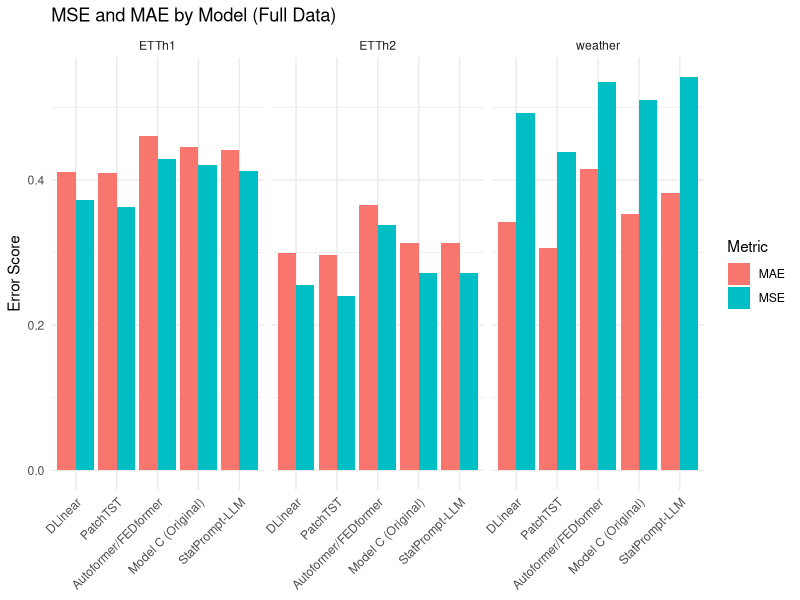
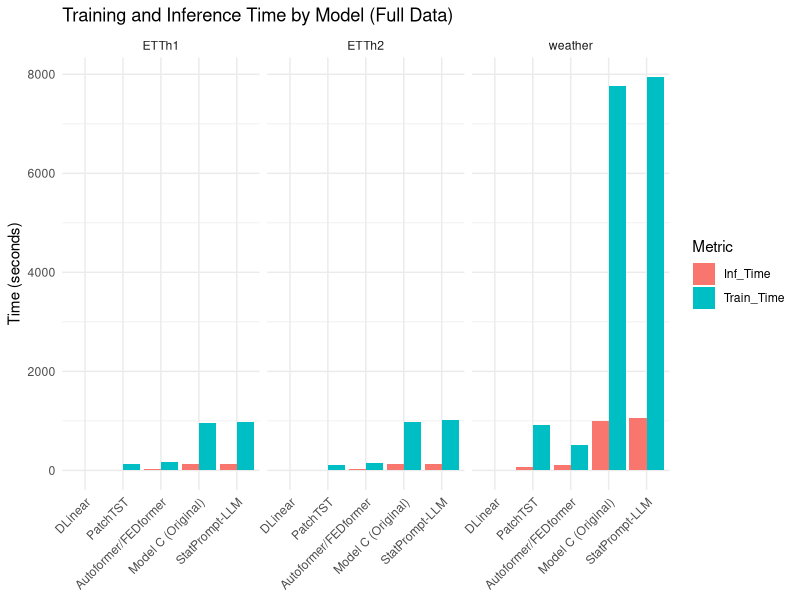
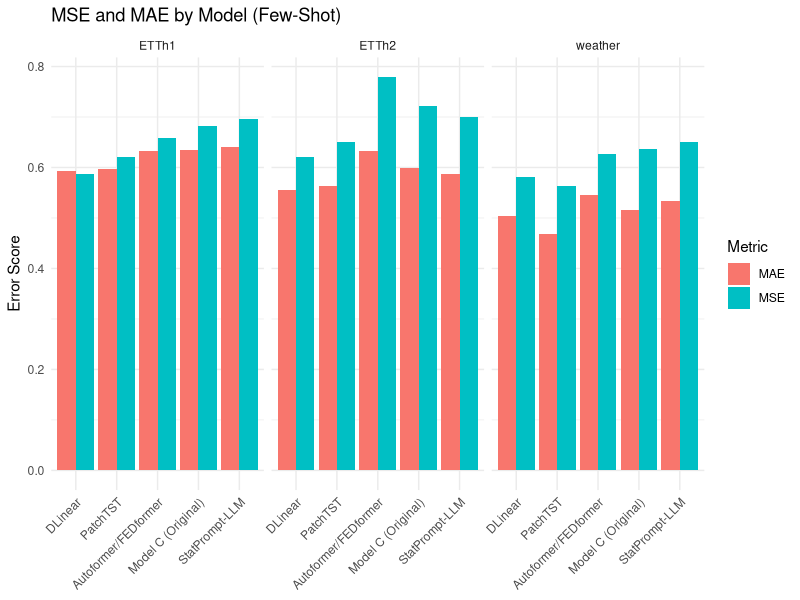
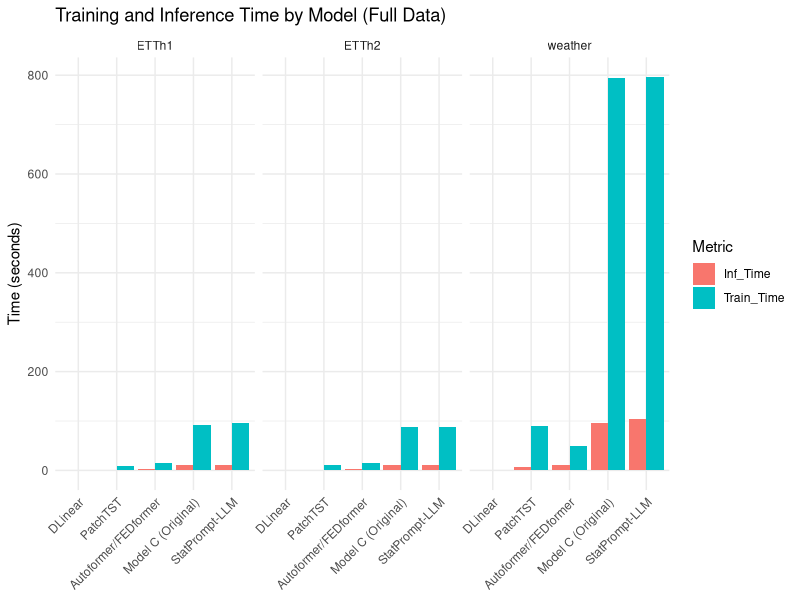
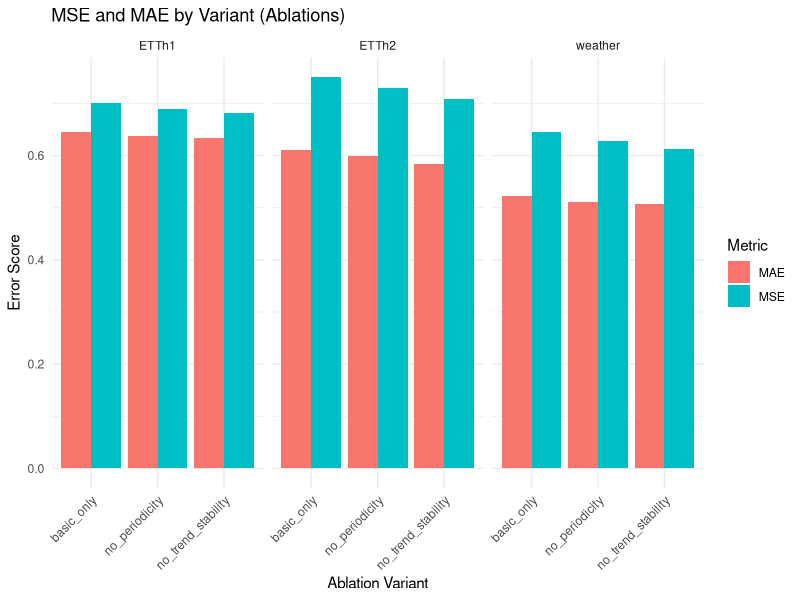
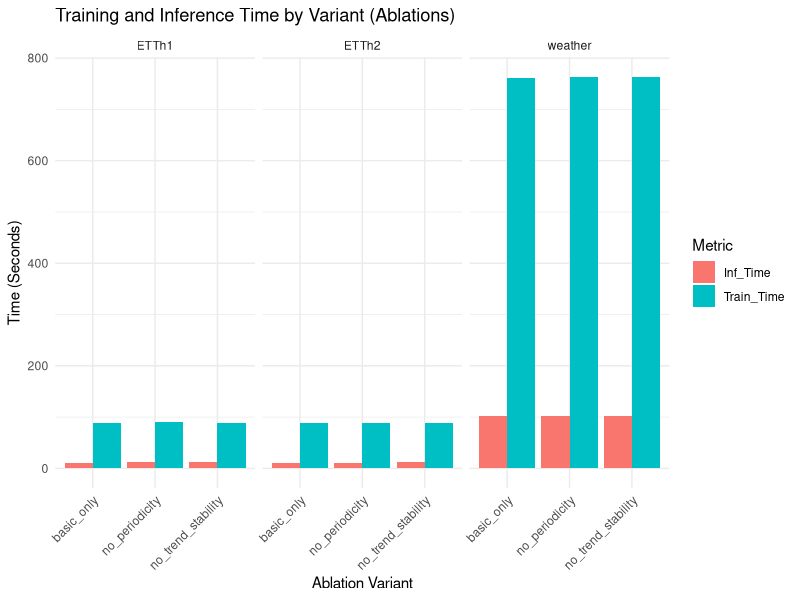
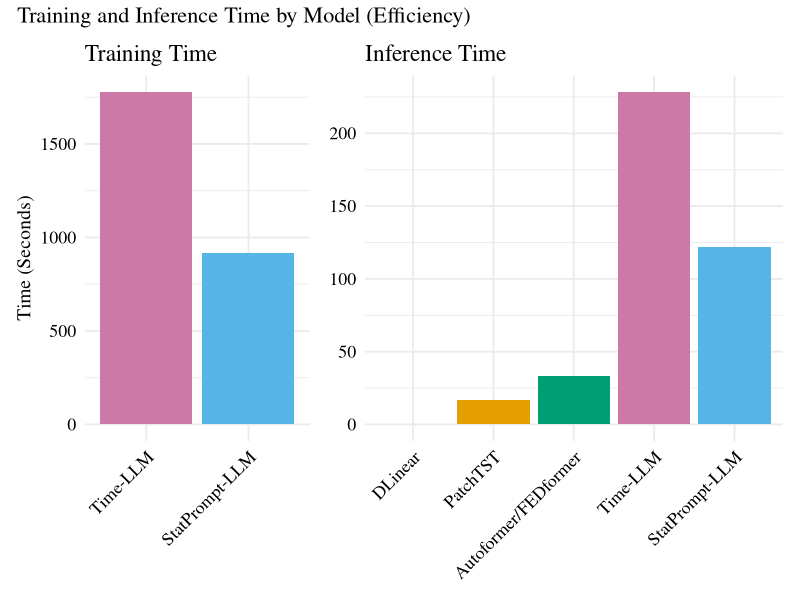
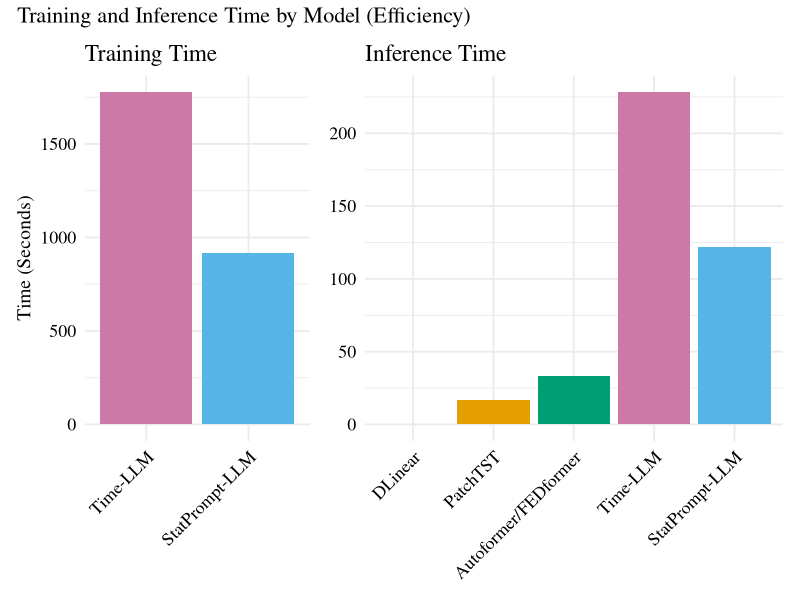

Write R code to recreate these figures, in order.
## ---- chunk 1
#| warning: false
#| message: false
library(tidyverse)
exp1 = read.csv("Experiment1_FullData.csv") %>% mutate(Model = ifelse(Model == "Model C+ (Enhanced)", "StatPrompt-LLM", Model))
exp2 = read.csv("Experiment2_FewShot.csv") %>% mutate(Model = ifelse(Model == "Model C+ (Enhanced)", "StatPrompt-LLM", Model))
exp3 = read.csv("Experiment3_Ablations.csv") %>% mutate(Model = ifelse(Model == "Model C+ (Enhanced)", "StatPrompt-LLM", Model))
exp4 = read.csv("Experiment4_Efficiency.csv") %>% mutate(Model = ifelse(Model == "Model C+ (Enhanced)", "StatPrompt-LLM", Model))
## ---- chunk 2
exp1 %>%
  mutate(Model = factor(Model, levels = c("DLinear", "PatchTST", "Autoformer/FEDformer", "Model C (Original)", "StatPrompt-LLM"))) %>%
  pivot_longer(cols = c(MSE, MAE), names_to = "Metric", values_to = "Score") %>%
  ggplot(aes(x = Model, y = Score, fill = Metric)) +
  geom_col(position = "dodge") +
  facet_wrap(~ Dataset) +
  theme_minimal() +
  theme(axis.text.x = element_text(angle = 45, hjust = 1)) +
  labs(title = "MSE and MAE by Model (Full Data)", y = "Error Score", x = NULL)
## ---- chunk 3
exp1 %>%
  mutate(Model = factor(Model, levels = c("DLinear", "PatchTST", "Autoformer/FEDformer", "Model C (Original)", "StatPrompt-LLM"))) %>%
  pivot_longer(cols = c(Train_Time, Inf_Time), names_to = "Metric", values_to = "Score") %>%
  ggplot(aes(x = Model, y = Score, fill = Metric)) +
  geom_col(position = "dodge") +
  facet_wrap(~ Dataset) +
  theme_minimal() +
  theme(axis.text.x = element_text(angle = 45, hjust = 1)) +
  labs(title = "Training and Inference Time by Model (Full Data)", y = "Time (seconds)", x = NULL)
## ---- chunk 4
exp2 %>%
  mutate(Model = factor(Model, levels = c("DLinear", "PatchTST", "Autoformer/FEDformer", "Model C (Original)", "StatPrompt-LLM"))) %>%
  pivot_longer(cols = c(MSE, MAE), names_to = "Metric", values_to = "Score") %>%
  ggplot(aes(x = Model, y = Score, fill = Metric)) +
  geom_col(position = "dodge") +
  facet_wrap(~ Dataset) +
  theme_minimal() +
  theme(axis.text.x = element_text(angle = 45, hjust = 1)) +
  labs(title = "MSE and MAE by Model (Few-Shot)", y = "Error Score", x = NULL)
## ---- chunk 5
exp2 %>%
  mutate(Model = factor(Model, levels = c("DLinear", "PatchTST", "Autoformer/FEDformer", "Model C (Original)", "StatPrompt-LLM"))) %>%
  pivot_longer(cols = c(Train_Time, Inf_Time), names_to = "Metric", values_to = "Score") %>%
  ggplot(aes(x = Model, y = Score, fill = Metric)) +
  geom_col(position = "dodge") +
  facet_wrap(~ Dataset) +
  theme_minimal() +
  theme(axis.text.x = element_text(angle = 45, hjust = 1)) +
  labs(title = "Training and Inference Time by Model (Full Data)", y = "Time (seconds)", x = NULL)
## ---- chunk 6
exp3 %>%
  pivot_longer(cols = c(MSE, MAE), names_to = "Metric", values_to = "Score") %>%
  ggplot(aes(x = Variant, y = Score, fill = Metric)) +
  geom_col(position = "dodge") +
  facet_wrap(~ Dataset) +
  theme_minimal() +
  theme(axis.text.x = element_text(angle = 45, hjust = 1)) +
  labs(title = "MSE and MAE by Variant (Ablations)", y = "Error Score", x = "Ablation Variant")
## ---- chunk 7
exp3 %>%
  pivot_longer(cols = c(Train_Time, Inf_Time), names_to = "Metric", values_to = "Score") %>%
  ggplot(aes(x = Variant, y = Score, fill = Metric)) +
  geom_col(position = "dodge") +
  facet_wrap(~ Dataset) +
  theme_minimal() +
  theme(axis.text.x = element_text(angle = 45, hjust = 1)) +
  labs(title = "Training and Inference Time by Variant (Ablations)", y = "Time (Seconds)", x = "Ablation Variant")
## ---- chunk 8
library(patchwork)

df4 <- exp4 %>%
  mutate(Model = if_else(Model == "Model C (Original)", "Time-LLM", Model)) %>%
  mutate(Model = factor(Model, levels = c("DLinear", "PatchTST", "Autoformer/FEDformer", "Time-LLM", "StatPrompt-LLM"))) %>%
  pivot_longer(cols = c(Train_Time, Inf_Time), names_to = "Metric", values_to = "Score") %>%
  mutate(Metric = factor(if_else(Metric == "Train_Time", "Training Time", "Inference Time"), levels = c("Training Time", "Inference Time")))

model_colors <- c("DLinear" = "#0072B2", "PatchTST" = "#E69F00", "Autoformer/FEDformer" = "#009E73", "Time-LLM" = "#CC79A7", "StatPrompt-LLM" = "#56B4E9")

p1 <- df4 %>%
  filter(Metric == "Training Time" & Model %in% c("Time-LLM", "StatPrompt-LLM")) %>%
  ggplot(aes(x = Model, y = Score, fill = Model)) +
  geom_col() +
  scale_fill_manual(values = model_colors) +
  theme_minimal(base_family = "serif", base_size = 14) +
  theme(text = element_text(color = "black"),
        axis.text = element_text(color = "black", size = 13),
        axis.text.x = element_text(angle = 45, hjust = 1, color = "black", size = 13),
        legend.position = "none") +
  labs(title = "Training Time", y = "Time (Seconds)", x = NULL)

p2 <- df4 %>%
  filter(Metric == "Inference Time") %>%
  ggplot(aes(x = Model, y = Score, fill = Model)) +
  geom_col() +
  scale_fill_manual(values = model_colors) +
  theme_minimal(base_family = "serif", base_size = 14) +
  theme(text = element_text(color = "black"),
        axis.text = element_text(color = "black", size = 13),
        axis.text.x = element_text(angle = 45, hjust = 1, color = "black", size = 13),
        legend.position = "none") +
  labs(title = "Inference Time", y = NULL, x = NULL)

p1 + p2 + 
  plot_layout(widths = c(3.5, 6.5)) +
  plot_annotation(title = "Training and Inference Time by Model (Efficiency)",
                  theme = theme(plot.title = element_text(family = "serif", color = "black", size = 16)))

ggsave("Experiment4_Efficiency.pdf", width = 10, height = 6)
